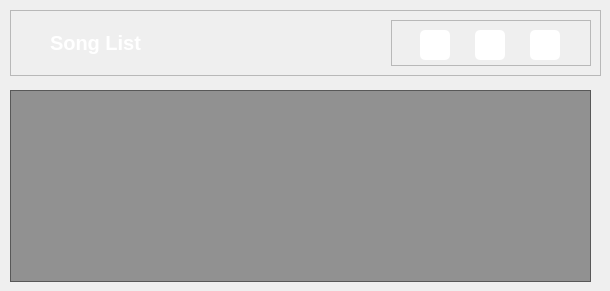
    <widget class="QWidget" name="page">
     <widget class="QListWidget" name="loaded_song_listWidget">
      <property name="geometry">
       <rect>
        <x>10</x>
        <y>90</y>
        <width>581</width>
        <height>192</height>
       </rect>
      </property>
      <property name="font">
       <font>
        <pointsize>15</pointsize>
       </font>
      </property>
      <property name="styleSheet">
       <string notr="true">QListWidget{
color:rgb(86, 227,194);
selection-background-color: rgb(255, 140, 64);
selection-color: #fff;
background-color:rgba(0,0,0,100);
padding:10px;
}</string>
      </property>
      <property name="horizontalScrollBarPolicy">
       <enum>Qt::ScrollBarAlwaysOff</enum>
      </property>
     </widget>
     <widget class="QFrame" name="frame">
      <property name="geometry">
       <rect>
        <x>10</x>
        <y>10</y>
        <width>591</width>
        <height>66</height>
       </rect>
      </property>
      <property name="frameShape">
       <enum>QFrame::StyledPanel</enum>
      </property>
      <property name="frameShadow">
       <enum>QFrame::Raised</enum>
      </property>
      <layout class="QHBoxLayout" name="horizontalLayout_7">
       <item>
        <widget class="QLabel" name="label_7">
         <property name="maximumSize">
          <size>
           <width>151</width>
           <height>41</height>
          </size>
         </property>
         <property name="font">
          <font>
           <pointsize>15</pointsize>
           <weight>75</weight>
           <bold>true</bold>
          </font>
         </property>
         <property name="styleSheet">
          <string notr="true">color:#fff;
text-align:center;</string>
         </property>
         <property name="text">
          <string>Song List</string>
         </property>
         <property name="alignment">
          <set>Qt::AlignCenter</set>
         </property>
        </widget>
       </item>
       <item alignment="Qt::AlignRight">
        <widget class="QFrame" name="frame_5">
         <property name="minimumSize">
          <size>
           <width>200</width>
           <height>0</height>
          </size>
         </property>
         <property name="frameShape">
          <enum>QFrame::StyledPanel</enum>
         </property>
         <property name="frameShadow">
          <enum>QFrame::Raised</enum>
         </property>
         <layout class="QHBoxLayout" name="horizontalLayout_6">
          <item>
           <widget class="QPushButton" name="add_songs_btn">
            <property name="minimumSize">
             <size>
              <width>30</width>
              <height>30</height>
             </size>
            </property>
            <property name="maximumSize">
             <size>
              <width>30</width>
              <height>30</height>
             </size>
            </property>
            <property name="cursor">
             <cursorShape>PointingHandCursor</cursorShape>
            </property>
            <property name="styleSheet">
             <string notr="true">QPushButton{
background-color:#fff;
border-radius:5px;
}
</string>
            </property>
            <property name="text">
             <string/>
            </property>
            <property name="icon">
             <iconset resource="res.qrc">
              <normaloff>:/utils/images/addFromLocal.png</normaloff>:/utils/images/addFromLocal.png</iconset>
            </property>
            <property name="iconSize">
             <size>
              <width>32</width>
              <height>32</height>
             </size>
            </property>
           </widget>
          </item>
          <item>
           <widget class="QPushButton" name="deleteselected_btn">
            <property name="minimumSize">
             <size>
              <width>30</width>
              <height>30</height>
             </size>
            </property>
            <property name="maximumSize">
             <size>
              <width>30</width>
              <height>30</height>
             </size>
            </property>
            <property name="cursor">
             <cursorShape>PointingHandCursor</cursorShape>
            </property>
            <property name="styleSheet">
             <string notr="true">QPushButton{
background-color:#fff;
border-radius:5px;
}
</string>
            </property>
            <property name="text">
             <string/>
            </property>
            <property name="icon">
             <iconset resource="res.qrc">
              <normaloff>:/utils/images/clear.png</normaloff>:/utils/images/clear.png</iconset>
            </property>
            <property name="iconSize">
             <size>
              <width>32</width>
              <height>32</height>
             </size>
            </property>
           </widget>
          </item>
          <item>
           <widget class="QPushButton" name="delete_all_songs_btn">
            <property name="minimumSize">
             <size>
              <width>30</width>
              <height>30</height>
             </size>
            </property>
            <property name="maximumSize">
             <size>
              <width>30</width>
              <height>30</height>
             </size>
            </property>
            <property name="cursor">
             <cursorShape>PointingHandCursor</cursorShape>
            </property>
            <property name="styleSheet">
             <string notr="true">QPushButton{
background-color:#fff;
border-radius:5px;
}
</string>
            </property>
            <property name="text">
             <string/>
            </property>
            <property name="icon">
             <iconset resource="res.qrc">
              <normaloff>:/utils/images/remove.png</normaloff>:/utils/images/remove.png</iconset>
            </property>
            <property name="iconSize">
             <size>
              <width>32</width>
              <height>32</height>
             </size>
            </property>
           </widget>
          </item>
         </layout>
        </widget>
       </item>
      </layout>
     </widget>
    </widget>
